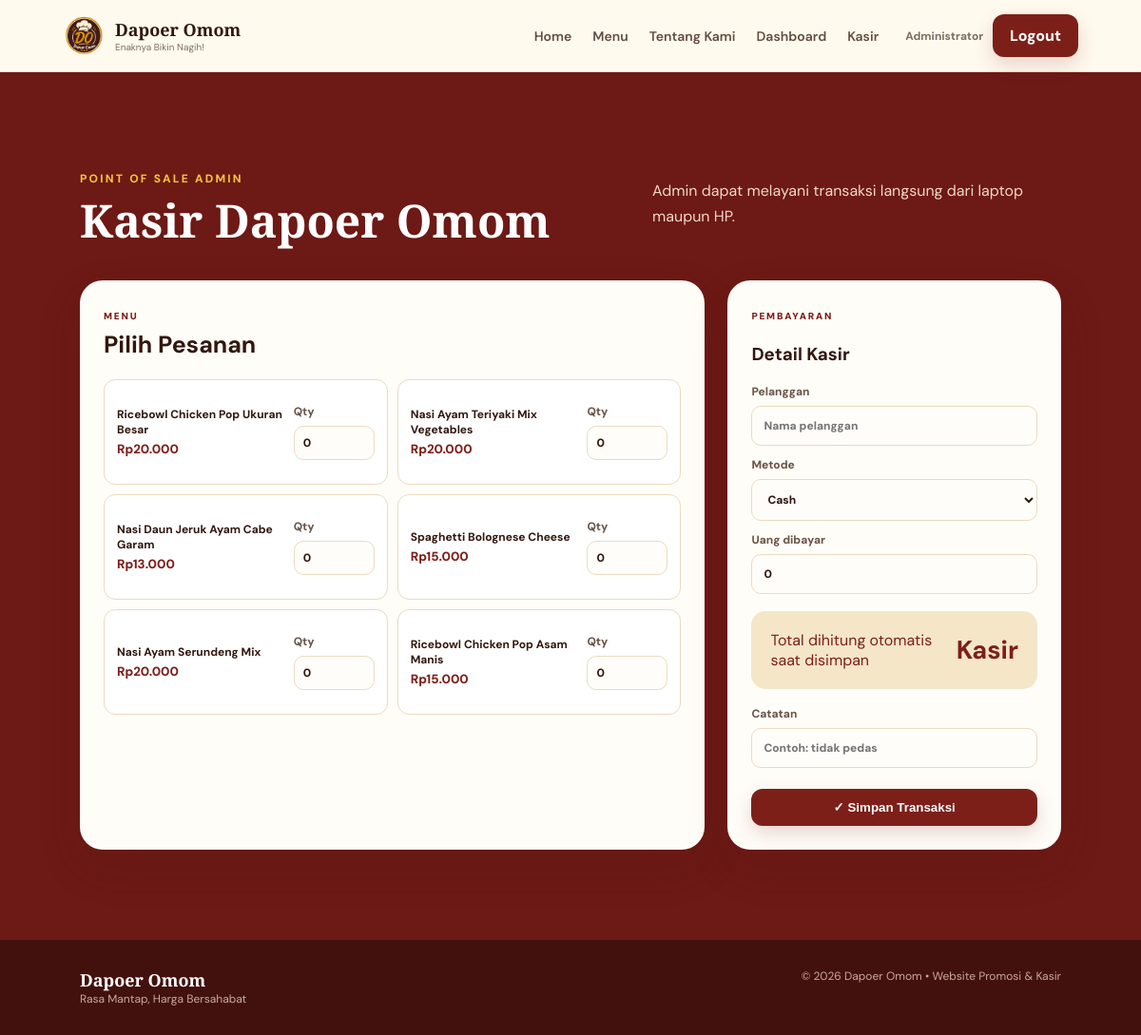
Screenshot of /admin_cashier.php (signed in) with the database file from the repository.
### tables this page shows
CREATE TABLE menu(
 id INT AUTO_INCREMENT PRIMARY KEY,nama VARCHAR(160) NOT NULL,harga INT NOT NULL,
 kategori VARCHAR(80) DEFAULT 'MENU FAVORIT',gambar VARCHAR(255) DEFAULT 'assets/poster.jpg',
 status TINYINT(1) DEFAULT 1,created_at TIMESTAMP DEFAULT CURRENT_TIMESTAMP
);

### config.php (called while the page is built, shortened)
<?php
function e($v){return htmlspecialchars($v ?? "",ENT_QUOTES,"UTF-8");}
function rupiah($n){return "Rp".number_format((int)$n,0,",",".");}
?>

### admin_cashier.php (the view, shortened to what this page needs)
<?php
require "auth.php";require_admin();$page_title="Kasir Admin";
$menus=$conn->query("SELECT * FROM menu WHERE status=1 ORDER BY id");$error="";
require "header.php";
?>
<section class="section cashier-section admin-cashier">
<div class="section-heading"><div><span class="eyebrow">POINT OF SALE ADMIN</span><h2>Kasir Dapoer Omom</h2></div><p>Admin dapat melayani transaksi langsung dari laptop maupun HP.</p></div>
<form method="post"><input type="hidden" name="save_cashier" value="1"><div class="cashier-layout">
<div class="card cashier-white"><div class="panel-title"><div><span class="mini-label">MENU</span><h3>Pilih Pesanan</h3></div></div><div class="cashier-menu-grid">
<?php while($m=$menus->fetch_assoc()):?><div class="cashier-item"><div><b><?=e($m["nama"])?></b><small><?=rupiah($m["harga"])?></small></div><input type="hidden" name="id[]" value="<?=$m["id"]?>"><label>Qty<input type="number" name="qty[]" value="0" min="0"></label></div><?php endwhile;?></div></div>
<div class="card"><span class="mini-label">PEMBAYARAN</span><h3>Detail Kasir</h3><label>Pelanggan<input name="pelanggan" placeholder="Nama pelanggan"></label><label>Metode<select name="metode" id="cashMetode"><option>Cash</option><option>QRIS</option><option>Transfer</option></select></label><label>Uang dibayar<input type="number" name="dibayar" id="cashPaid" value="0" min="0"></label><div class="change-box"><span>Total dihitung otomatis saat disimpan</span><strong>Kasir</strong></div><label>Catatan<input name="catatan" placeholder="Contoh: tidak pedas"></label><button class="btn btn-primary full">✓ Simpan Transaksi</button></div>
</div></form></section>
<?php require "footer.php"; ?>

### style.css (style rules this page uses)
:root { --cream:#f8f0df; --cream-2:#fffaf0; --maroon:#7d1f19; --maroon-dark:#52120f; --mustard:#e6a915; --brown:#32170f; --muted:#7e6d62; --line:#eadbc1; --white:#fffdf8; --shadow:0 18px 50px rgba(72,30,12,.10); }
* { box-sizing:border-box;scroll-behavior:smooth }
html { scroll-padding-top:88px }
body { margin:0;background:var(--cream);color:var(--brown);font-family:"DM Sans",sans-serif }
.nav-cta,.btn { border:0;cursor:pointer;font-weight:800;border-radius:12px;padding:12px 18px;display:inline-flex;justify-content:center;align-items:center;transition:.2s }
.nav-cta,.btn-primary { background:var(--maroon);color:white;box-shadow:0 8px 20px rgba(125,31,25,.18) }
.eyebrow { font-size:12px;letter-spacing:2.2px;font-weight:800;color:var(--maroon) }
.btn.full { width:100%;margin-top:10px }
.section { padding:95px 7% }
.section-heading { display:flex;justify-content:space-between;align-items:end;gap:30px;margin-bottom:38px }
.section-heading h2,.about-copy h2,.contact-section h2 { font-family:"Playfair Display",serif;font-size:clamp(34px,4vw,54px);line-height:1.05;margin:10px 0 0;color:var(--maroon-dark) }
.section-heading p { max-width:430px;color:var(--muted);line-height:1.7 }
.cashier-section { background:#6d1915;color:#fff }
.cashier-section .section-heading h2 { color:#fff }
.cashier-section .section-heading p { color:#efd8c8 }
.cashier-section .eyebrow { color:#f4c33d }
.cashier-layout { display:grid;grid-template-columns:1.5fr .8fr;gap:24px }
.card { background:var(--white);color:var(--brown);border-radius:24px;padding:25px;box-shadow:var(--shadow) }
.panel-title { display:flex;justify-content:space-between;align-items:start }
.panel-title h3,.payment-panel h3 { font-size:25px;margin:5px 0 20px }
.mini-label { font-size:10px;letter-spacing:1.8px;color:var(--maroon);font-weight:900 }
label { display:block;font-size:12px;font-weight:800;color:#6b554a }
input,select { width:100%;margin-top:7px;border:1px solid var(--line);border-radius:10px;padding:12px;background:#fffdf9;color:var(--brown);font:inherit;outline:none }
.change-box { margin:18px 0;padding:20px;border-radius:15px;background:#f5e6c8;display:flex;justify-content:space-between;align-items:center;color:var(--maroon) }
.change-box strong { font-size:27px }
html { scroll-behavior:smooth }
button,a,input,select { touch-action:manipulation }
.auth-box label,.card label { display:block;font-size:12px;font-weight:800;color:#6b554a;margin:12px 0 }
.auth-box input,.card input,.card select { width:100%;margin-top:7px;border:1px solid var(--line);border-radius:10px;padding:12px;background:#fffdf9;color:var(--brown);font:inherit }
.full { width:100%;margin-top:10px }
.cashier-section .card { color:var(--brown) }
.cashier-section .cashier-white { background:var(--white) }
.cashier-menu-grid { display:grid;grid-template-columns:repeat(2,1fr);gap:10px }
.cashier-item { padding:13px;border:1px solid var(--line);border-radius:12px;background:#fff;display:flex;justify-content:space-between;gap:10px;align-items:center }
.cashier-item b { display:block;font-size:12px }
.cashier-item small { display:block;color:var(--maroon);font-weight:800;margin-top:4px }
.cashier-item label { max-width:85px }
.cashier-item input { padding:9px!important }
html, body { min-height: 100%; }
body { min-height: 100vh; display: flex; flex-direction: column; }

### rows the page displays
menu: nama "Ricebowl Chicken Pop Ukuran Besar", harga "Rp20.000"
menu: nama "Nasi Ayam Teriyaki Mix Vegetables", harga "Rp20.000"
menu: nama "Nasi Daun Jeruk Ayam Cabe Garam", harga "Rp13.000"
menu: nama "Spaghetti Bolognese Cheese", harga "Rp15.000"
menu: nama "Nasi Ayam Serundeng Mix", harga "Rp20.000"
menu: nama "Ricebowl Chicken Pop Asam Manis", harga "Rp15.000"

### other values shown
$_SESSION["user"]["nama"] "Administrator"
